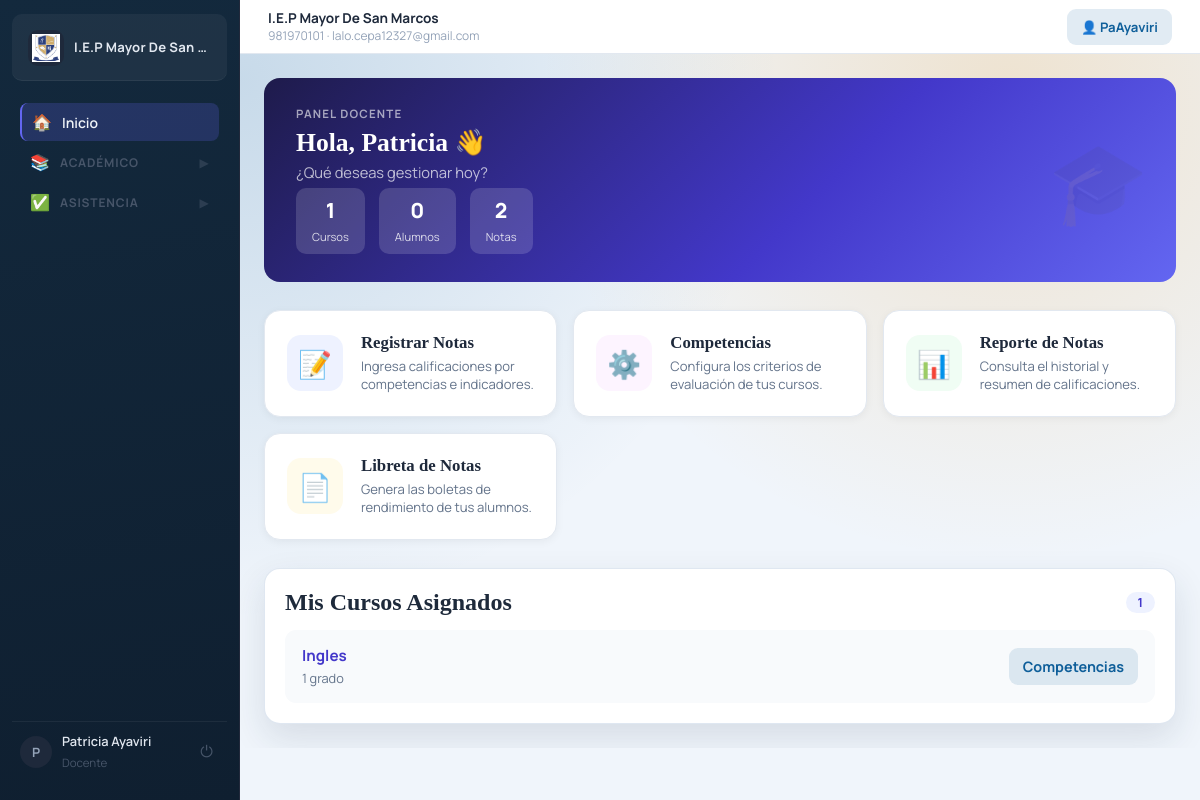
Before: /teacher/ (signed in) with the older database file.
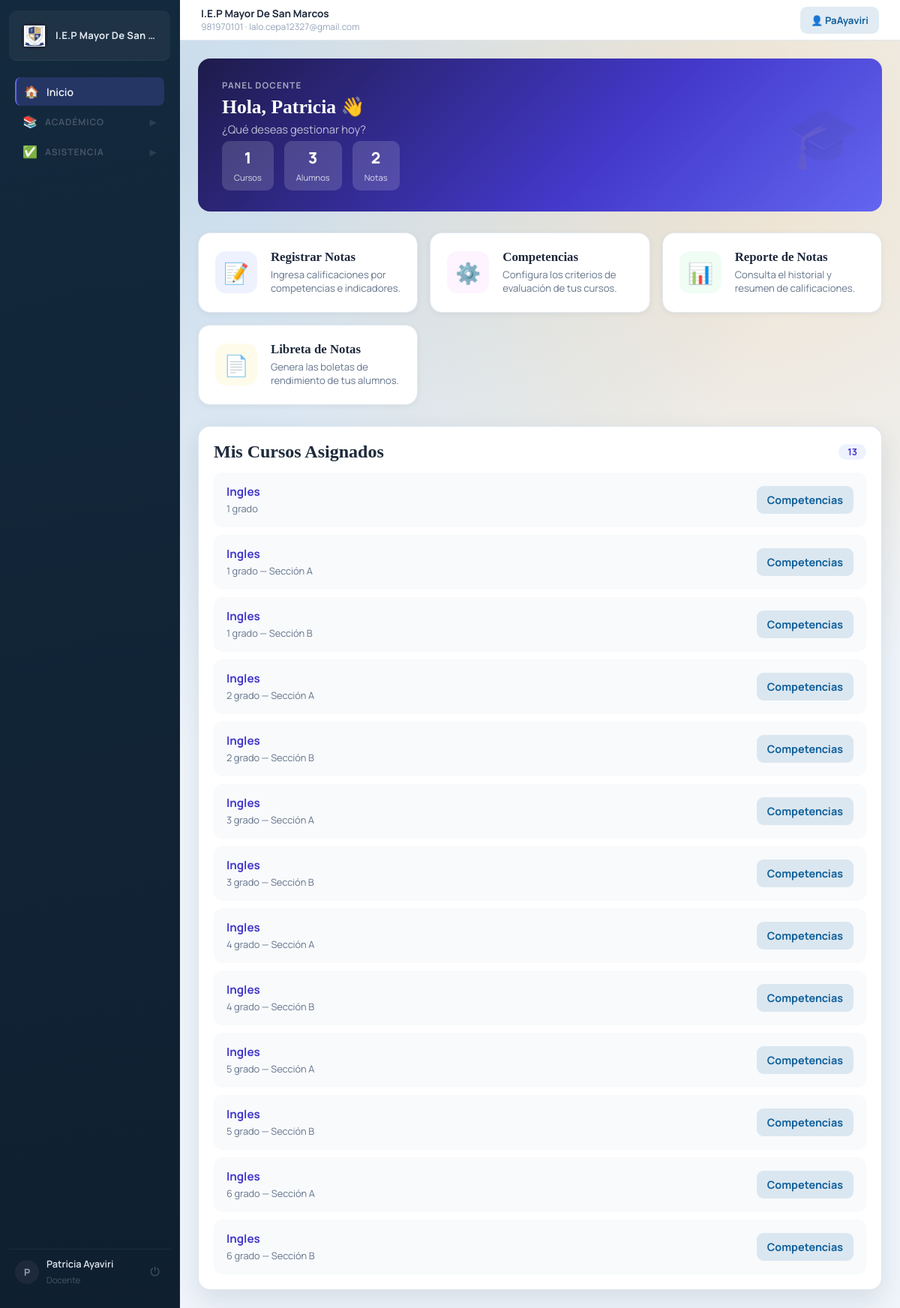
After: the same page with the newer database file.
### academic/models.py (models this page shows, shortened)
class TeacherCourseAssignment(models.Model):
    teacher = models.ForeignKey(
        'accounts.User',
        on_delete=models.CASCADE,
        limit_choices_to={'role': 'teacher'}
    )
    course = models.ForeignKey(Course, on_delete=models.CASCADE)
    grade = models.ForeignKey(Grade, on_delete=models.SET_NULL, null=True, blank=True)
    section = models.ForeignKey(Section, on_delete=models.SET_NULL, null=True, blank=True)
    academic_year = models.ForeignKey(AcademicYear, on_delete=models.CASCADE)
    class Meta:
        unique_together = ('teacher', 'course', 'section', 'academic_year')
        ordering = ('academic_year__year', 'grade__name', 'section__name', 'course__name')

class Course(models.Model):
    name = models.CharField(max_length=100)
    is_poly_course = models.BooleanField(default=False, verbose_name="¿Es curso de polidocencia?")

class Grade(models.Model):
    name = models.CharField(max_length=50)
    class Meta:
        ordering = ('name',)

class Section(models.Model):
    name = models.CharField(max_length=10)
    grade = models.ForeignKey(Grade, on_delete=models.CASCADE)
    tutor_teacher = models.ForeignKey(
        'accounts.User',
        on_delete=models.SET_NULL,
        blank=True,
        null=True,
        related_name='tutor_sections',
        limit_choices_to={'role': 'teacher'},
        verbose_name='Tutora de aula',
    )
    class Meta:
        ordering = ('grade__name', 'name')
        unique_together = ('grade', 'name')

### accounts/views.py (the view)
# urls.py: path('teacher/', teacher_dashboard, name='teacher_dashboard'),
@role_required('teacher')
def teacher_dashboard(request):
    assignments = TeacherCourseAssignment.objects.filter(teacher=request.user).select_related(
        'course', 'section__grade', 'academic_year'
    )
    assigned_section_ids = assignments.values_list('section_id', flat=True).distinct()
    total_students = Enrollment.objects.filter(section_id__in=assigned_section_ids, status='active').count()
    total_courses = assignments.values_list('course_id', flat=True).distinct().count()
    assigned_course_ids = assignments.values_list('course_id', flat=True)
    total_grade_records = GradeRecord.objects.filter(course_id__in=assigned_course_ids).count()
    context = {
        'total_students': total_students,
        'total_courses': total_courses,
        'total_grade_records': total_grade_records,
        'assignments': assignments,
    }
    return render(request, 'accounts/teacher_dashboard.html', context)

### schools/context_processors.py (called while the page is built)
def school_context(request):
    system_school = School.objects.order_by('id').first()
    return {
        'system_school': system_school,
    }

### accounts/templates/accounts/teacher_dashboard.html (shortened to what this page needs)
{% extends 'base.html' %}
{% block content %}
<div class="teacher-hero">
    <div>
        <p class="eyebrow">Panel docente</p>
        <h1>Hola, {{ request.user.first_name|default:request.user.username }} 👋</h1>
        <p>¿Qué deseas gestionar hoy?</p>
        <div class="hero-stats-row">
            <div class="hero-mini-stat">
                <strong>{{ total_courses }}</strong>
                <span>Cursos</span>
            </div>
            <div class="hero-mini-stat">
                <strong>{{ total_students }}</strong>
                <span>Alumnos</span>
            </div>
            <div class="hero-mini-stat">
                <strong>{{ total_grade_records }}</strong>
                <span>Notas</span>
            </div>
        </div>
    </div>
</div>
<div class="big-actions">
    <a href="{% url 'teacher_competency_gradebook' %}" class="big-action-card">
        <div class="action-icon" style="background:#eef2ff; color:#4338ca;">📝</div>
        <div class="action-info">
            <h3>Registrar Notas</h3>
            <p>Ingresa calificaciones por competencias e indicadores.</p>
        </div>
    </a>
    <a href="#mis-cursos" class="big-action-card">
        <div class="action-icon" style="background:#fdf4ff; color:#9333ea;">⚙️</div>
        <div class="action-info">
            <h3>Competencias</h3>
            <p>Configura los criterios de evaluación de tus cursos.</p>
        </div>
    </a>
    <a href="{% url 'grade_list' %}" class="big-action-card">
        <div class="action-icon" style="background:#f0fdf4; color:#16a34a;">📊</div>
        <div class="action-info">
            <h3>Reporte de Notas</h3>
            <p>Consulta el historial y resumen de calificaciones.</p>
        </div>
    </a>
    <a href="{% url 'report_card' %}" class="big-action-card">
        <div class="action-icon" style="background:#fffbeb; color:#b45309;">📄</div>
        <div class="action-info">
            <h3>Libreta de Notas</h3>
            <p>Genera las boletas de rendimiento de tus alumnos.</p>
        </div>
    </a>
</div>
<section id="mis-cursos" class="card">
    <div class="section-head">
        <h2>Mis Cursos Asignados</h2>
        <span class="badge-count">{{ assignments|length }}</span>
    </div>
    <div class="course-list">
        {% for assignment in assignments %}
        <div class="course-item">
            <div class="course-info">
                <strong>{{ assignment.course.name }}</strong>
                <span>
                    {% if assignment.section %}
                        {{ assignment.section.grade.name }} — Sección {{ assignment.section.name }}
                    {% else %}
                        {{ assignment.grade.name }}
                    {% endif %}
                </span>
            </div>
            <a href="{% url 'manage_competencies' assignment.course.id %}" class="btn btn-subtle btn-sm">
                Competencias
            </a>
        </div>
        {% endfor %}
    </div>
</section>
{% endblock %}

Changed rows visible on the page:
added TeacherCourseAssignment: course.name "Ingles", section.grade.name "1 grado", section.name "A"
added TeacherCourseAssignment: course.name "Ingles", section.grade.name "1 grado", section.name "B"
added TeacherCourseAssignment: course.name "Ingles", section.grade.name "2 grado", section.name "A"
added TeacherCourseAssignment: course.name "Ingles", section.grade.name "2 grado", section.name "B"
added TeacherCourseAssignment: course.name "Ingles", section.grade.name "3 grado", section.name "A"
added TeacherCourseAssignment: course.name "Ingles", section.grade.name "3 grado", section.name "B"
added TeacherCourseAssignment: course.name "Ingles", section.grade.name "4 grado", section.name "A"
added TeacherCourseAssignment: course.name "Ingles", section.grade.name "4 grado", section.name "B"
added TeacherCourseAssignment: course.name "Ingles", section.grade.name "5 grado", section.name "A"
added TeacherCourseAssignment: course.name "Ingles", section.grade.name "5 grado", section.name "B"
added TeacherCourseAssignment: course.name "Ingles", section.grade.name "6 grado", section.name "A"
added TeacherCourseAssignment: course.name "Ingles", section.grade.name "6 grado", section.name "B"
Other visible differences:
{{ total_students }}: "0" → "3"
{{ assignments|length }}: "1" → "13"
